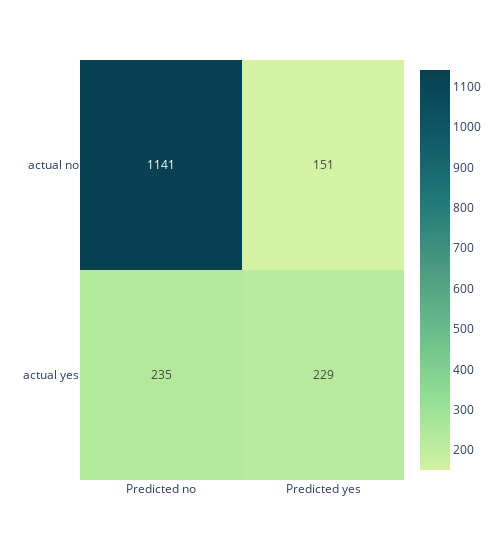

The code cell stored with this chart in its notebook:
### Code cell
check_model(log_reg, threshold=0.5)

### Figure 1 — Plotly figure (JSON) as saved in the notebook; plotly's stock layout.template omitted (floating-point values rounded to 4 significant figures)
{"data": [{"coloraxis": "coloraxis", "hovertemplate": "x: %{x}<br>y: %{y}<br>color: %{z}<extra></extra>", "name": "0", "texttemplate": "%{z}", "type": "heatmap", "x": ["Predicted no", "Predicted yes"], "xaxis": "x", "y": ["actual no", "actual yes"], "yaxis": "y", "z": [[1141, 151], [235, 229]]}], "layout": {"coloraxis": {"colorscale": [[0, "rgb(211, 242, 163)"], [0.1667, "rgb(151, 225, 150)"], [0.3333, "rgb(108, 192, 139)"], [0.5, "rgb(76, 155, 130)"], [0.6667, "rgb(33, 122, 121)"], [0.8333, "rgb(16, 89, 101)"], [1, "rgb(7, 64, 80)"]]}, "margin": {"t": 60}, "width": 500, "xaxis": {"anchor": "y", "domain": [0, 1]}, "yaxis": {"anchor": "x", "autorange": "reversed", "domain": [0, 1]}}}
